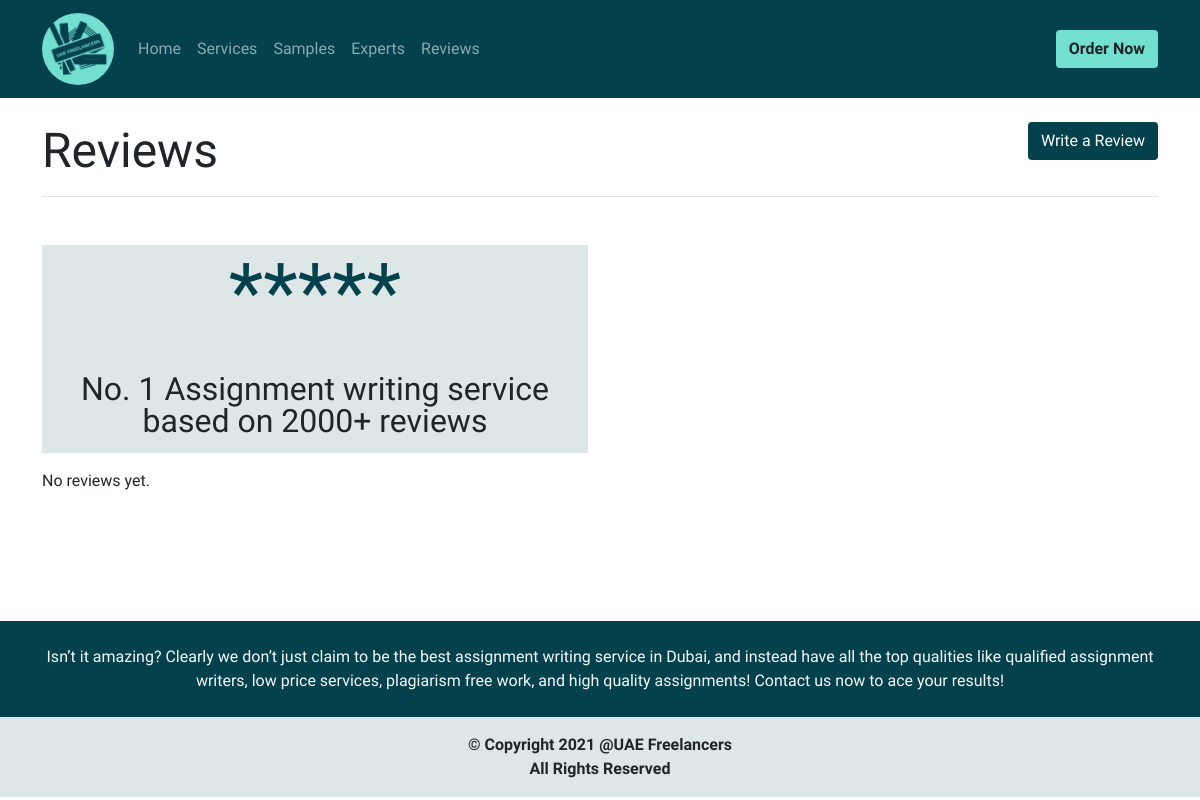
The page /reviews/ on the database as committed earlier.
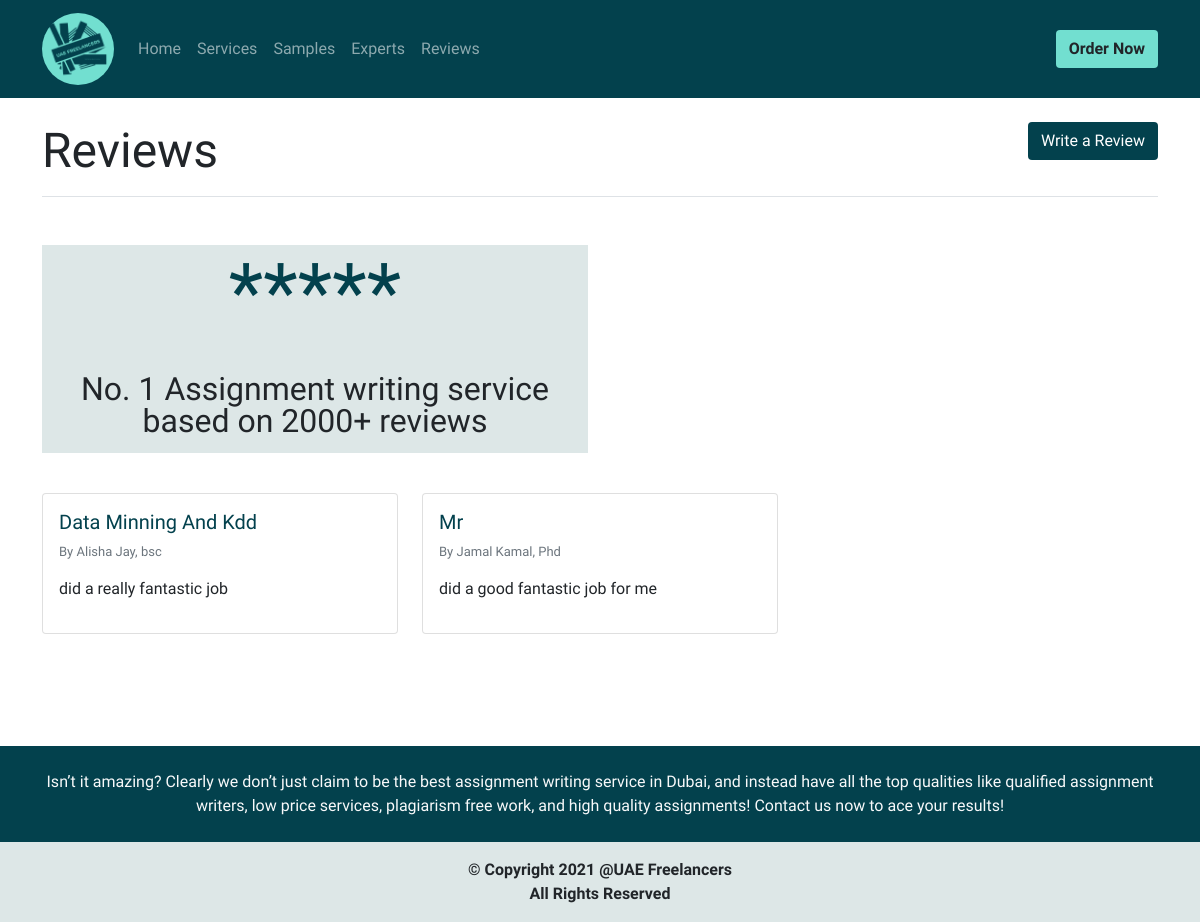
The same page on the database as committed later.
### main/models.py (models this page shows)
class Review(models.Model):
	title = models.CharField(max_length=256)
	name = models.CharField(max_length=256)
	qualification = models.CharField(max_length=256)
	star = models.IntegerField(choices=OPTIONS)
	description = models.TextField()
	def __str__(self):
		return self.title
	__repr__ = __str__

### main/views.py (the view)
# urls.py: path('reviews/', ReviewsView.as_view(), name='reviews'),
class ReviewsView(ListView):
	model = Review
	template_name = 'main/reviews.html'
	paginate_by = 7
	ordering = ['-id']

### templates/main/reviews.html (shortened to what this page needs)
{% extends "main/base.html" %}
{% load static %}
{% block content %}
  <main class="container-fluid">
    <div class="container">
      <div class="row">
        <div class="col">
          <div class="mt-4 border-bottom">
            <p class="display-5 fw-normal">Reviews
              <button type="button" class="btn bg-dark-blue text-white float-end" data-bs-toggle="modal" data-bs-target="#reviewsModal" name="button">Write a Review</button>
            </p>
          </div>
        </div>
      </div>
      <div class="row mt-5">
        <div class="col-md-6">
          <div class="text-center bg-light-blue">
            <p class="display-1 text-dark-blue">
              *****
            </p>
            <p class="fs-2 lh-1 p-3 fw-light">
              <span>
                No&period; 1 Assignment writing service
                based on 2000+ reviews
              </span>
            </p>
          </div>
        </div>
      </div>
    </div>
  </main>
  <section class="container-fluid">
    <div class="container">
      <div class="row">
        {% for object in object_list %}
        <div class="col-4 col-sm-6 col-lg-4">
          <div class="card mt-4">
            <div class="card-body">
              <p class="h5 card-title text-dark-blue">{{ object.title|title }}</p>
              <p class="text-secondary" style="font-size: 13px;">By {{ object.name|title }}, {{ object.qualification }}</p>
              <p class="text-break">{{ object.description }}</p>
            </div>
          </div>
        </div>
        {% empty %}
          <p>No reviews yet.</p>
        {% endfor %}
      </div>
    </div>
  </section>
  {% include "main/pagination.html" %}
{% endblock %}

### templates/main/base.html (shortened to what this page needs)
{% load static %}
<!DOCTYPE html>
<html>
<head>
	<link rel="stylesheet" href="{% static 'styles/bootstrap.min.css' %}">
	<link rel="stylesheet" href="{% static 'styles/main.css' %}">
</head>
<body>
	{% include 'main/nav.html' %}
	<div class="container-main">
		{% block content %}
		{% endblock content %}
	</div>
	<footer class="mt-5">
    <div class="bg-dark-blue container-fluid">
			<div class="container">
				<div class="row">
					<div class="col">
						<div class="pt-4 pb-2 text-center">
							<p class="fw-light text-light">
								Isn’t it amazing? Clearly we don’t just claim to be the best assignment writing service in Dubai, and instead have all the top qualities like qualified assignment writers, low price services, plagiarism free work, and high quality assignments! Contact us now to ace your results!
							</p>
						</div>
					</div>
				</div>
			</div>
		</div>
		<div class="container-fluid bg-light-blue">
			<div class="container">
				<div class="row">
					<div class="col">
						<div class="text-center">
							<p class="pt-3 fw-bold">
								&copy; Copyright 2021 &commat;UAE Freelancers <br> All Rights Reserved
							</p>
						</div>
					</div>
				</div>
			</div>
		</div>
	</footer>
</body>
</html>

### templates/main/nav.html (shortened to what this page needs)
{% load static %}
<nav class="navbar navbar-expand-lg navbar-dark bg-dark-blue">
	<div class="container">
		<a class="navbar-brand" href="{% url 'main:index' %}">
			<img src="{% static 'images/logo.png' %}" alt="company logo" class="logo img-fluid">
		</a>
		<div class="collapse navbar-collapse" id="navbarSupportedContent">
			<ul class='navbar-nav me-auto mb-2 mb-lg-0'>
				<li class="nav-item">
					<a class="nav-link" aria-current="page" href="{% url 'main:index' %}">Home</a>
				</li>
				<li class="nav-item">
					<a class="nav-link" href="{% url 'main:services' %}">Services</a>
				</li>
				<li class="nav-item">
					<a class="nav-link" href="{% url 'main:samples' %}">Samples</a>
				</li>
				<li class="nav-item">
					<a class="nav-link" href="{% url 'main:experts' %}">Experts</a>
				</li>
				<li class="nav-item">
					<a class="nav-link" href="{% url 'main:reviews' %}">Reviews</a>
				</li>
			</ul>
			<a href="{% url 'main:submit' %}" class="btn bg-blue fw-bold float-lg-end" name="button">Order Now</a>
		</div>
	</div>
</nav>

### templates/main/pagination.html (shortened to what this page needs)
<div class="container mt-5">
  <div class="row p-2">
  </div>
</div>

### assets/styles/main.css (style rules this page uses)
* { margin: 0; padding: 0; box-sizing: border-box; }
body { font-family: "Lexend", sans-serif; }
.nav-link { color: inherit; }
.logo { border-radius: 100px; width: 72px; }
.bg-blue { background-color: #72dfd0; }
.bg-dark-blue { background-color: #03414d; }
.bg-light-blue { background-color: #dde7e7; }
.text-dark-blue { color: #03414d; }

Rows that differ between the two databases and show on the page:
added Review: title "Data Minning And Kdd", name "Alisha Jay", qualification "bsc", description "did a really fantastic job"
added Review: title "Mr", name "Jamal Kamal", qualification "Phd", description "did a good fantastic job for me"
Other text that changed with them:
text no longer shown: "No reviews yet."
